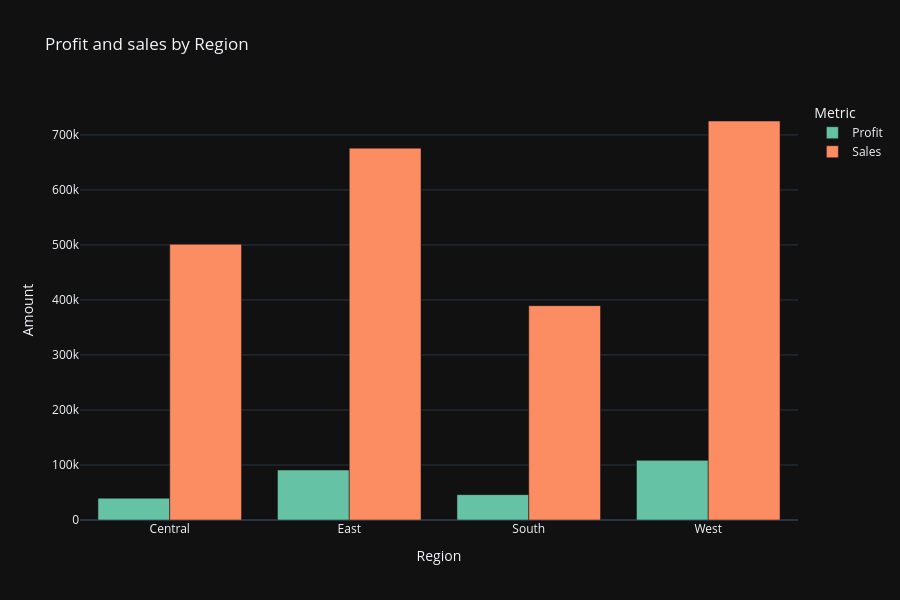

The notebook cell this image was saved under:
### Code cell
fig = px.bar(df_regions, 
             x='Region', 
             y=['Profit', 'Sales'],
             title='Profit and sales by Region',
             labels={'value': 'Amount', 'Region': 'Region', 'variable': 'Metric'},
             barmode='group',
             height=600)

# Update layout for better readability
fig.update_layout(legend_title_text='Metric')

# Show the figure
fig.show()

### Figure 1 — Plotly figure (JSON) as saved in the notebook; plotly's stock layout.template omitted (floating-point values rounded to 4 significant figures)
{"data": [{"alignmentgroup": "True", "hovertemplate": "Metric=Profit<br>Region=%{x}<br>Amount=%{y}<extra></extra>", "legendgroup": "Profit", "marker": {"color": "rgb(102,194,165)", "pattern": {"shape": ""}}, "name": "Profit", "offsetgroup": "Profit", "orientation": "v", "showlegend": true, "textposition": "auto", "type": "bar", "x": ["Central", "East", "South", "West"], "xaxis": "x", "y": [39710.0, 90880.0, 46100.0, 108400.0], "yaxis": "y"}, {"alignmentgroup": "True", "hovertemplate": "Metric=Sales<br>Region=%{x}<br>Amount=%{y}<extra></extra>", "legendgroup": "Sales", "marker": {"color": "rgb(252,141,98)", "pattern": {"shape": ""}}, "name": "Sales", "offsetgroup": "Sales", "orientation": "v", "showlegend": true, "textposition": "auto", "type": "bar", "x": ["Central", "East", "South", "West"], "xaxis": "x", "y": [501200.0, 676000.0, 389600.0, 725300.0], "yaxis": "y"}], "layout": {"barmode": "group", "height": 600, "legend": {"title": {"text": "Metric"}, "tracegroupgap": 0}, "title": {"text": "Profit and sales by Region"}, "xaxis": {"anchor": "y", "domain": [0, 1], "title": {"text": "Region"}}, "yaxis": {"anchor": "x", "domain": [0, 1], "title": {"text": "Amount"}}}}
